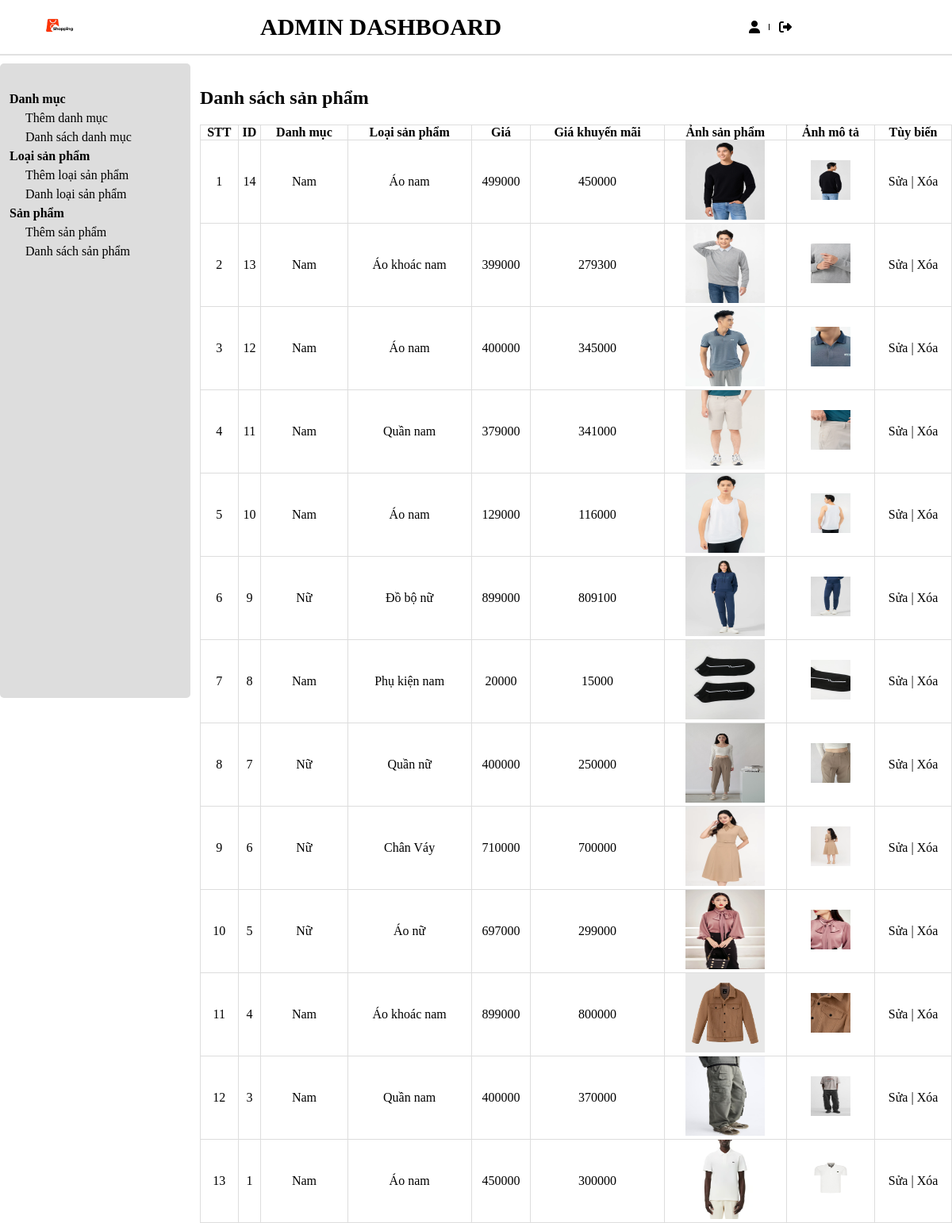
The app's page /admin/productlist.php with its own data.
### tables this page shows
CREATE TABLE `tbl_product` (
  `product_id` int(11) NOT NULL,
  `product_name` varchar(255) NOT NULL,
  `category_id` int(11) NOT NULL,
  `brand_id` int(11) NOT NULL,
  `product_price` varchar(255) NOT NULL,
  `product_price_new` varchar(255) NOT NULL,
  `product_desc` varchar(5000) NOT NULL,
  `product_img` varchar(255) NOT NULL
);

CREATE TABLE `tbl_category` (
  `category_id` int(11) NOT NULL,
  `category_name` varchar(255) NOT NULL
);

CREATE TABLE `tbl_brand` (
  `brand_id` int(11) NOT NULL,
  `category_id` int(11) NOT NULL,
  `brand_name` varchar(255) NOT NULL
);

CREATE TABLE `tbl_product_img_desc` (
  `product_id` int(11) NOT NULL,
  `product_img_desc` varchar(255) NOT NULL
);

### admin/database.php (called while the page is built, shortened)
<?php
Class Database {
    public $host = DB_HOST;
    public $user = DB_USER;
    public $pass = DB_PASS;
    public $dbname = DB_NAME;
    public $link;
private function connectDB(){
    $this->link = new mysqli($this->host, $this->user, $this->pass, $this->dbname);
}
public function select($query){
    $result = $this->link->query($query) or die($this->link->error.__LINE__);
    if($result->num_rows > 0){
        return $result;
    } else {
        return false;
    }
}
}
?>

### admin/class/product_class.php (called while the page is built, shortened)
<?php
include "database.php";
?>
<?php
class product {
    private $db;
    public function __construct() {
        $this -> db = new Database();
    }
    public function show_product() {
        $query = "SELECT
                    tbl_product.product_id,
                    tbl_product.product_name,
                    tbl_product.product_price,
                    tbl_product.product_price_new,
                    tbl_product.product_desc,
                    tbl_product.product_img,
                    tbl_category.category_name,
                    tbl_brand.brand_name
                FROM tbl_product
                INNER JOIN tbl_category ON tbl_product.category_id = tbl_category.category_id
                INNER JOIN tbl_brand ON tbl_product.brand_id = tbl_brand.brand_id
                ORDER BY tbl_product.product_id DESC";
        $result = $this->db->select($query);
        return $result;
    }
    public function show_product_img_desc($product_id) {
        $query = "SELECT product_img_desc FROM tbl_product_img_desc WHERE product_id = '$product_id'";
        $result = $this->db->select($query);
        return $result;
    }
}
?>

### admin/productlist.php (the view)
<?php
include "header.php";
include "slider.php";
include "class/product_class.php";
?>
<?php
$product = new product;
$show_product = $product -> show_product();
?>
<div class="admin-content-right">
            <div class="admin-content-right-category_list">
                <h1>Danh sách sản phẩm</h1>
                <table>
                    <tr>
                        <th>STT</th>
                        <th>ID</th>
                        <th>Danh mục</th>
                        <th>Loại sản phẩm</th>
                        <th>Giá</th>
                        <th>Giá khuyến mãi</th>
                        <th>Ảnh sản phẩm</th>
                        <th>Ảnh mô tả</th>
                        <th>Tùy biến</th>
                    </tr>
                    <?php
                    if($show_product){$i=0;
                        while($result = $show_product->fetch_assoc()) {$i++;
                    ?>
                    <tr>
                        <td><?php echo $i ?></td>
                        <td><?php echo $result['product_id'] ?></td>
                        <td><?php echo $result['category_name'] ?></td>
                        <td><?php echo $result['brand_name'] ?></td>
                        <td><?php echo $result['product_price'] ?></td>
                        <td><?php echo $result['product_price_new'] ?></td>
                        <td><img src="uploads/<?php echo $result['product_img'] ?>" width="100" height="100" alt="product image"></td>
                        <td>
                            <?php
                            $product_id = $result['product_id'];
                            $show_product_desc = $product->show_product_img_desc($product_id);
                            if ($show_product_desc) {
                                while ($desc = $show_product_desc->fetch_assoc()) {
                                    echo '<img src="images_desc/' . $desc['product_img_desc'] . '" width="50" height="50" alt="description image">';
                                }
                            }
                            ?>
                        </td>
                        <td>
                            <a href="productedit.php?product_id=<?php echo $result['product_id'] ?>">Sửa</a> |
                            <a href="productdelete.php?product_id=<?php echo $result['product_id'] ?>">Xóa</a>
                        </td>
                    </tr>
                    <?php
                    }
                }
                    ?>
                </table>
            </div>
</div>
    </section>
</body>
</html>

### admin/header.php (shortened to what this page needs)
<!DOCTYPE html>
<html lang="en">
<head>
    <link rel="stylesheet" href="style.css">
    <link rel="stylesheet" href="https://cdnjs.cloudflare.com/ajax/libs/font-awesome/6.6.0/css/all.min.css" />
</head>
<body>
    <header>
        <div class="logo">
            <a href="#"> <img src="../images/logopage.jpg"></a>
        </div>
        <div class="menu">
            <h1>ADMIN DASHBOARD</h1>
        </div>
        <div class="others">
            <li><a class="fa fa-user" href="register_admin.php"></a></li>
            <li><a class="fa-solid fa-right-from-bracket" href="/logout.php"></a></li>
        </div>
    </header>

### admin/slider.php
<section class="admin-content">
        <div class="admin-content-left">
            <ul>
                <li><a href="#">Danh mục</a>
                    <ul>
                        <li><a href="categoryadd.php">Thêm danh mục</a></li>
                        <li><a href="categorylist.php">Danh sách danh mục</a></li>
                    </ul>
                </li>
                <li><a href="#">Loại sản phẩm</a>
                    <ul>
                        <li><a href="brandadd.php">Thêm loại sản phẩm</a></li>
                        <li><a href="brandlist.php">Danh loại sản phẩm</a></li>
                    </ul>
                </li>
                <li><a href="#">Sản phẩm</a>
                    <ul>
                        <li><a href="productadd.php">Thêm sản phẩm</a></li>
                        <li><a href="productlist.php">Danh sách sản phẩm</a></li>
                    </ul>
                </li>
            </ul>
        </div>

### admin/style.css (style rules this page uses)
* { margin: 0; padding: 0; box-sizing: border-box; color: black; outline: none; }
a { text-decoration: none; }
ul { list-style: none; }
header { height: 70px; width: 100vw; border-bottom: 2px solid #dddd; align-items: center; display: flex; padding: 12px 50px; justify-content: space-between; position: fixed; top: 0; left: 0; width: 100%; z-index: 1; background: rgba(255, 255, 255, 0.3); }
.logo { flex: 1; }
.logo img { height: 50px; border-radius: 50%; }
.menu { flex: 3; display: flex; }
.menu h1 { padding-left: 60px; font-size: 30px; }
.others { flex: 1; display: flex; align-items: center; margin-left: 10px; }
.others > li { padding: 0 12px; position: relative; display: flex; }
.others > li::after { content: ""; display: block; width: 1px; height: 50%; background-color: #000000; position: absolute; right: 0; top: 50%; transform: translateY(-50%); }
.others > li:last-child::after { display: none; }
.others > li:first-child { position: relative; display: flex; align-items: center; }
.admin-content { padding-top: 80px; display: flex; }
.admin-content-left { background-color: #dddddd; width: 20%; height: 100vh; padding: 30px 0 0 12px; border-radius: 5px; }
.admin-content-left > ul > li > a { font-weight: bold; }
.admin-content-left ul li { margin: 6px 0; }
.admin-content-left ul ul { margin-left: 20px; }
.admin-content-right { width: 80%; padding: 30px 0 0 12px; }
.admin-content-right-category_list table { width: 100%; text-align: center; margin-top: 20px; }
.admin-content-right-category_list table tr th,td { border: 1px solid #dddddd; }
table { border-collapse: collapse; }

### records on screen
tbl_product: product_id "14", category.category_name "Nam", brand.brand_name "Áo nam", product_price "499000", product_price_new "450000", product_img (picture)
tbl_product_img_desc: product_img_desc (picture)
tbl_product: product_id "13", category.category_name "Nam", brand.brand_name "Áo khoác nam", product_price "399000", product_price_new "279300", product_img (picture)
tbl_product_img_desc: product_img_desc (picture)
tbl_product: product_id "12", category.category_name "Nam", brand.brand_name "Áo nam", product_price "400000", product_price_new "345000", product_img (picture)
tbl_product_img_desc: product_img_desc (picture)
tbl_product: product_id "11", category.category_name "Nam", brand.brand_name "Quần nam", product_price "379000", product_price_new "341000", product_img (picture)
tbl_product_img_desc: product_img_desc (picture)
tbl_product: product_id "10", category.category_name "Nam", brand.brand_name "Áo nam", product_price "129000", product_price_new "116000", product_img (picture)
tbl_product_img_desc: product_img_desc (picture)
tbl_product: product_id "9", category.category_name "Nữ", brand.brand_name "Đồ bộ nữ", product_price "899000", product_price_new "809100", product_img (picture)
tbl_product_img_desc: product_img_desc (picture)
tbl_product: product_id "8", category.category_name "Nam", brand.brand_name "Phụ kiện nam", product_price "20000", product_price_new "15000", product_img (picture)
tbl_product_img_desc: product_img_desc (picture)
tbl_product: product_id "7", category.category_name "Nữ", brand.brand_name "Quần nữ", product_price "400000", product_price_new "250000", product_img (picture)
tbl_product_img_desc: product_img_desc (picture)
tbl_product: product_id "6", category.category_name "Nữ", brand.brand_name "Chân Váy", product_price "710000", product_price_new "700000", product_img (picture)
tbl_product_img_desc: product_img_desc (picture)
tbl_product: product_id "5", category.category_name "Nữ", brand.brand_name "Áo nữ", product_price "697000", product_price_new "299000", product_img (picture)
tbl_product_img_desc: product_img_desc (picture)
tbl_product: product_id "4", category.category_name "Nam", brand.brand_name "Áo khoác nam", product_price "899000", product_price_new "800000", product_img (picture)
tbl_product_img_desc: product_img_desc (picture)
tbl_product: product_id "3", category.category_name "Nam", brand.brand_name "Quần nam", product_price "400000", product_price_new "370000", product_img (picture)
tbl_product_img_desc: product_img_desc (picture)
tbl_product: product_id "1", category.category_name "Nam", brand.brand_name "Áo nam", product_price "450000", product_price_new "300000", product_img (picture)
tbl_product_img_desc: product_img_desc (picture)
